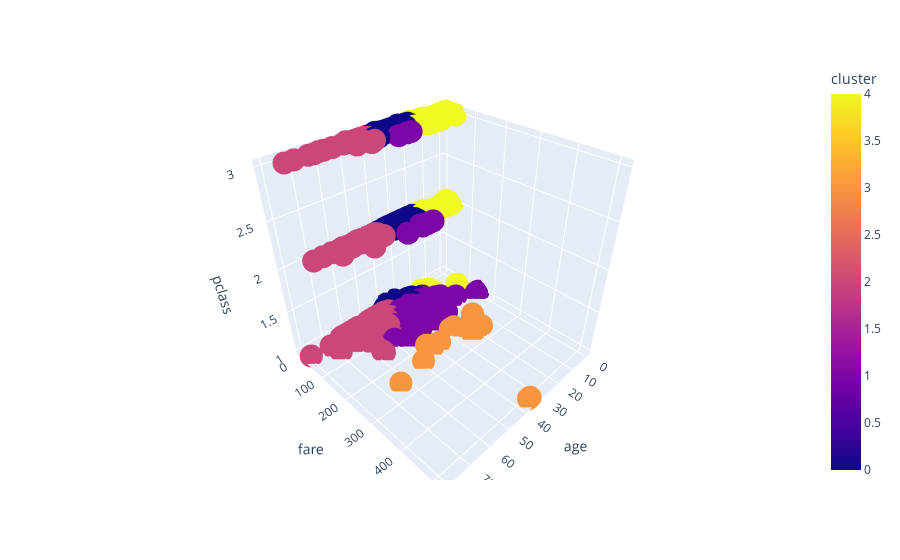

Source (notebook cell):
### Code cell
fig=px.scatter_3d(df,x="age",y="fare",z="pclass",color="cluster")
fig.show()

### Figure 1 — Plotly figure (JSON) as saved in the notebook; plotly's stock layout.template omitted (floating-point values rounded to 4 significant figures; data arrays with more than 128 entries replaced by an {"elided": "..."} marker saying what was removed)
{"data": [{"hovertemplate": "age=%{x}<br>fare=%{y}<br>pclass=%{z}<br>cluster=%{marker.color}<extra></extra>", "legendgroup": "", "marker": {"color": {"elided": "891 int values"}, "coloraxis": "coloraxis", "symbol": "circle"}, "mode": "markers", "name": "", "scene": "scene", "showlegend": false, "type": "scatter3d", "x": {"elided": "891 float values"}, "y": {"elided": "891 float values"}, "z": {"elided": "891 int values"}}], "layout": {"coloraxis": {"colorbar": {"title": {"text": "cluster"}}, "colorscale": [[0, "#0d0887"], [0.1111, "#46039f"], [0.2222, "#7201a8"], [0.3333, "#9c179e"], [0.4444, "#bd3786"], [0.5556, "#d8576b"], [0.6667, "#ed7953"], [0.7778, "#fb9f3a"], [0.8889, "#fdca26"], [1, "#f0f921"]]}, "legend": {"tracegroupgap": 0}, "margin": {"t": 60}, "scene": {"domain": {"x": [0, 1], "y": [0, 1]}, "xaxis": {"title": {"text": "age"}}, "yaxis": {"title": {"text": "fare"}}, "zaxis": {"title": {"text": "pclass"}}}}}
